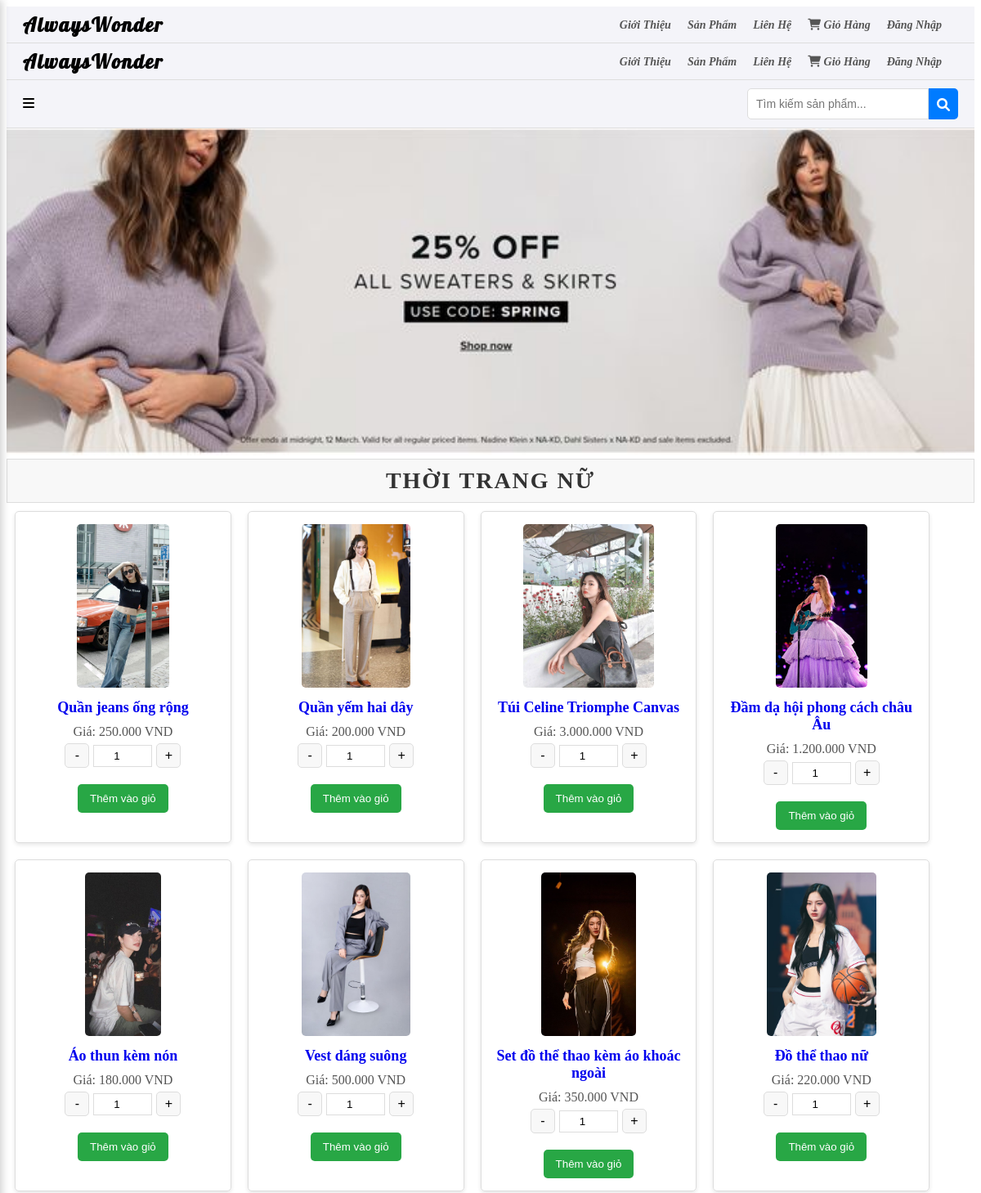
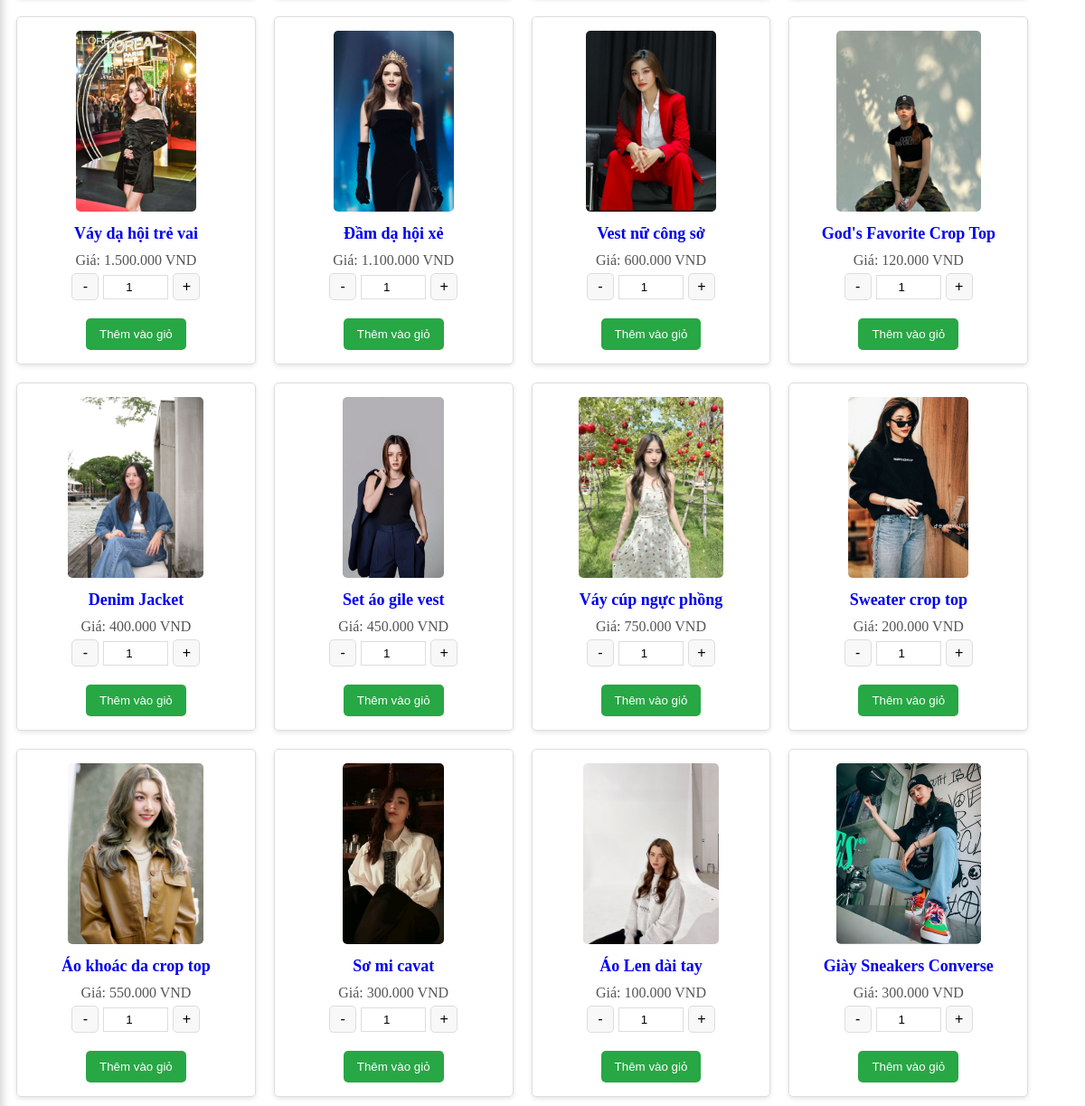
The page / on the database its author committed (2 pictures, top to bottom).
### tables this page shows
CREATE TABLE `products` (
  `id` int(11) NOT NULL,
  `name` varchar(100) NOT NULL,
  `description` text,
  `price` decimal(10,2) NOT NULL,
  `stock` int(11) DEFAULT '0',
  `image_url` varchar(255) DEFAULT NULL,
  `created_at` timestamp NOT NULL DEFAULT CURRENT_TIMESTAMP
);

### includes/products/products.php (the view, shortened to what this page needs)
<?php
include '../../includes/header.php';
include '../../config/database.php';
$search = isset($_GET['search']) ? htmlspecialchars($_GET['search']) : '';
$category_id = isset($_GET['category_id']) ? (int)$_GET['category_id'] : 0;
$group = isset($_GET['group']) ? htmlspecialchars($_GET['group']) : '';
if ($category_id > 0 && $group != '') {
    $query = "
        SELECT p.*
        FROM products p
        JOIN product_categories pc ON p.id = pc.product_id
        JOIN categories c ON pc.category_id = c.id
        WHERE pc.category_id = ? AND c.group = ?
    ";
    $stmt = $conn->prepare($query);
    $stmt->bind_param("is", $category_id, $group);
    $stmt->execute();
    $result = $stmt->get_result();
} else {
    if ($search != '') {
        $query = "SELECT * FROM products WHERE name LIKE ? OR description LIKE ?";
        $stmt = $conn->prepare($query);
        $searchParam = '%' . $search . '%';
        $stmt->bind_param("ss", $searchParam, $searchParam);
        $stmt->execute();
        $result = $stmt->get_result();
    } else {
        $query = "SELECT * FROM products";
        $stmt = $conn->prepare($query);
        $stmt->execute();
        $result = $stmt->get_result();
    }
}
?>
<!DOCTYPE html>
<html lang="vi">
<head>
<link rel="stylesheet" href="../../css/products.css">
<link rel="stylesheet" href="../../css/header.css">
    <link rel="stylesheet" href="https://cdnjs.cloudflare.com/ajax/libs/font-awesome/6.0.0-beta3/css/all.min.css">
</head>
<body>
<header>
    <div class="container-products">
        <div class="hamburger" onclick="toggleSidebar()">
            <i class="fas fa-bars"></i>
        </div>
        <form action="/includes/products/products.php" method="GET" class="search-form">
            <input type="text" name="search" placeholder="Tìm kiếm sản phẩm..." value="<?php echo $search; ?>" >
            <button type="submit"><i class="fas fa-search"></i></button>
        </form>
    </div>
</header>
<div class="slider-container">
    <div class="slider">
        <div class="slide">
            <img src="../../../images/banner1.jpeg" alt="Banner 1">
        </div>
    </div>
</div>
<main>
<?php
  $category_title = 'THỜI TRANG NỮ';
    ?>
    <div class="category-title"><?php echo $category_title; ?></div>
    <div class="products">
<?php
        if ($result->num_rows > 0) {
            while ($row = $result->fetch_assoc()) {
                echo "<div class='product'>";
                echo "<a href='/includes/products/product_detail.php?id=" . $row['id'] . "'>";
                echo "<img src='../../" . htmlspecialchars($row['image_url']) . "' alt='" . htmlspecialchars($row['name']) . "'>";
                echo "<h3>" . htmlspecialchars($row['name']) . "</h3>";
                echo "<p>Giá: " . number_format($row['price'], 0, ',', '.') . " VND</p>";
                echo "</a>";
                echo "<form action='/includes/carts/add_to_cart.php' method='POST' style='text-align: center;'>
        <input type='hidden' name='product_id' value='" . $row['id'] . "'>
        <input type='hidden' name='product_name' value='" . htmlspecialchars($row['name']) . "'>
        <input type='hidden' name='product_price' value='" . $row['price'] . "'>
        <div style='display: flex; align-items: center; justify-content: center; gap: 5px; margin-bottom:10px'>
            <button type='button' onclick='decreaseQuantity(this)' style='width: 30px; height: 30px; font-size: 16px; border: 1px solid #ddd; background-color: #f8f8f8; cursor: pointer;'>-</button>
            <input type='number' name='quantity' value='1' min='1' style='width: 60px; padding: 5px; text-align: center; border: 1px solid #ddd;'>
            <button type='button' onclick='increaseQuantity(this)' style='width: 30px; height: 30px; font-size: 16px; border: 1px solid #ddd; background-color: #f8f8f8; cursor: pointer;'>+</button>
        </div>
        <button type='submit' name='add_to_cart' style='background-color: #28a745; color: white; padding: 10px 15px; border: none; border-radius: 5px; cursor: pointer; margin-top: 10px;'>Thêm vào giỏ</button>
      </form>";
                echo "</div>";
            }
        } else {
            echo "<p>Không tìm thấy sản phẩm nào.</p>";
        }
        ?>
    </div>
</main>
</body>
</html>

### includes/header.php (shortened to what this page needs)
<!DOCTYPE html>
<html lang="vi">
<head>
 <link rel="stylesheet" href="../css/header.css">
    <link rel="stylesheet" href="https://cdnjs.cloudflare.com/ajax/libs/font-awesome/6.0.0-beta3/css/all.min.css">
</head> <title>Thời Trang Nữ</title>
</head>
<body>
<header>
    <div class="container-header">
<div class="logo">
        <h1><a style="text-decoration:none; color:black" href="/index.php">AlwaysWonder</a></h1></div>
        <nav>
            <ul>
                <li><a href="/includes/about.php">Giới Thiệu</a></li>
            <li><a href="/includes/products/products.php">Sản Phẩm</a></li>
                <li><a href="/includes/contact.php">Liên Hệ</a></li>
<li >
    <a href="/includes/carts/cart.php">
        <i class="fas fa-shopping-cart"></i> Giỏ Hàng
    </a>
</li>
                <?php if (isset($_SESSION['username'])): ?>
                    <?php if ($_SESSION['role'] === 'user'): ?>
                        <li class="dropdown">
                            <a href="javascript:void(0)" class="dropbtn">Chào, <?php echo htmlspecialchars($_SESSION['username']); ?></a>
                            <div class="dropdown-content">
                                <a href="/user/profile.php">Trang Cá Nhân</a>
                                <a href="/includes/carts/checkout.php">Thanh Toán</a>
                                <a href="/logout.php">Đăng Xuất</a>
                            </div>
                        </li>
                    <?php endif; ?>
                    <?php if ($_SESSION['role'] === 'admin'): ?>
                        <li class="dropdown">
                            <a href="javascript:void(0)" class="dropbtn">Quản Trị</a>
                            <div class="dropdown-content">
                                <a href="/admin/dashboard.php">Dashboard</a>
                                <a href="/logout.php">Đăng Xuất</a>
                            </div>
                        </li>
                    <?php endif; ?>
                <?php else: ?>
                    <li><a href="/login.php">Đăng Nhập</a></li>
                <?php endif; ?>
            </ul>
        </nav>
    </div>
</header>
</body>
</html>

### index.php (shortened to what this page needs)
<?php
include 'includes/header.php';
include 'config/database.php';
?>
<!DOCTYPE html>
<html lang="vi">
<head>
    <link rel="stylesheet" href="https://cdnjs.cloudflare.com/ajax/libs/font-awesome/6.0.0-beta3/css/all.min.css">
<body>
<?php
include_once 'includes/products/products.php';
 ?>
</body>
</html>

### css/header.css (style rules this page uses)
header { background-color: #f4f4f9; padding: 10px 0; border-bottom: 1px solid #ddd; position: relative; }
.container-header { display: flex; justify-content: space-between; align-items: center; max-width: 1200px; margin: 0 auto; padding: 0 20px; }
nav ul { list-style-type: none; margin: 0; padding: 0; display: flex; align-items: center; }
nav ul li { margin-right: 20px; position: relative; }
nav ul li a { text-decoration: none; color: #333; font-weight: bold; display: inline-block; }
header nav ul li a { font-size: 14px; font-style: italic; color: #555; line-height: 1; }
header h1 { font-size: 24px; font-weight: bold; margin: 0; line-height: 1; }
.logo { font-family: 'Lobster', cursive; font-size: 40px; color: #333; letter-spacing: 2px; }

### css/products.css (style rules this page uses)
.container-products { max-width: 1200px; margin: 0 auto; padding: 0 20px; display: flex; justify-content: space-between; align-items: center; }
.search-form { display: flex; align-items: center; margin-left: 20px; width: 100%; justify-content: flex-end; }
.search-form input[type="text"] { padding: 10px; font-size: 14px; border: 1px solid #ddd; border-radius: 5px 0 0 5px; outline: none; width: 200px; transition: width 0.3s; }
.search-form button { padding: 10px; background-color: #007BFF; color: white; border: none; border-radius: 0 5px 5px 0; cursor: pointer; font-size: 16px; }
.search-form button i { vertical-align: middle; }
button[type="button"] { width: 30px; height: 30px; font-size: 16px; border: 1px solid #ddd; background-color: #f8f8f8; cursor: pointer; border-radius: 5px; }
.products { display: flex; flex-wrap: wrap; gap: 20px; max-width: 1200px; margin: 10px; }
.product { border: 1px solid #ddd; border-radius: 5px; padding: 15px; width: 20%; box-shadow: 0 2px 5px rgba(0, 0, 0, 0.1); text-align: center; }
.product img { max-width: 100%; border-radius: 5px; height: 200px; }
.product h3 { font-size: 18px; margin: 10px 0; }
.product p { margin: 5px 0; color: #555; }
.product a { text-decoration: none; }
.slider-container { width: 100%; overflow: hidden; position: relative; }
.slider { display: flex; transition: transform 1s ease-in-out; }
.slide { width: 100%; flex-shrink: 0; }
.slider img { width: 100%; height: 400px; object-fit: cover; }
.category-title { font-size: 28px; font-weight: bold; color: #333; text-transform: uppercase; letter-spacing: 2px; margin: 0; padding: 10px 0; text-align:center; background-color: #f8f8f8; border: 1px solid #ddd; transition: all 0.3s ease; }

### rows shown on the page
products: image_url (picture), name "Quần jeans ống rộng", price "250.000"
products: image_url (picture), name "Quần yếm hai dây", price "200.000"
products: image_url (picture), name "Túi Celine Triomphe Canvas", price "3.000.000"
products: image_url (picture), name "Đầm dạ hội phong cách châu Âu", price "1.200.000"
products: image_url (picture), name "Áo thun kèm nón", price "180.000"
products: image_url (picture), name "Vest dáng suông", price "500.000"
products: image_url (picture), name "Set đồ thể thao kèm áo khoác ngoài", price "350.000"
products: image_url (picture), name "Đồ thể thao nữ", price "220.000"
products: image_url (picture), name "Váy dạ hội trẻ vai", price "1.500.000"
products: image_url (picture), name "Đầm dạ hội xẻ", price "1.100.000"
products: image_url (picture), name "Vest nữ công sở", price "600.000"
products: image_url (picture), name "God's Favorite Crop Top", price "120.000"
products: image_url (picture), name "Denim Jacket", price "400.000"
products: image_url (picture), name "Set áo gile vest", price "450.000"
products: image_url (picture), name "Váy cúp ngực phồng", price "750.000"
products: image_url (picture), name "Sweater crop top", price "200.000"
products: image_url (picture), name "Áo khoác da crop top", price "550.000"
products: image_url (picture), name "Sơ mi cavat", price "300.000"
products: image_url (picture), name "Áo Len dài tay", price "100.000"
products: image_url (picture), name "Giày Sneakers Converse", price "300.000"

### other values the page prints
$category_title "THỜI TRANG NỮ"
